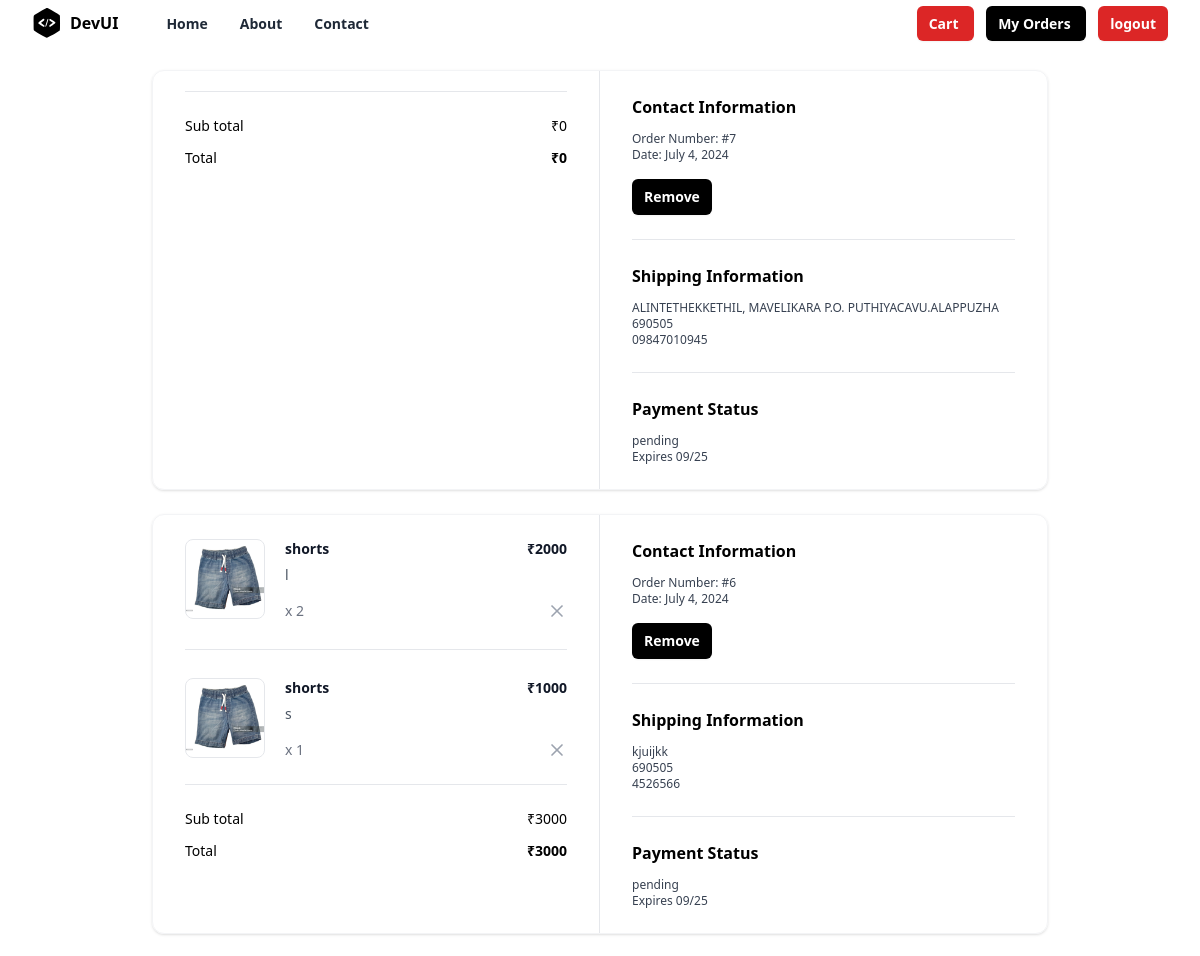
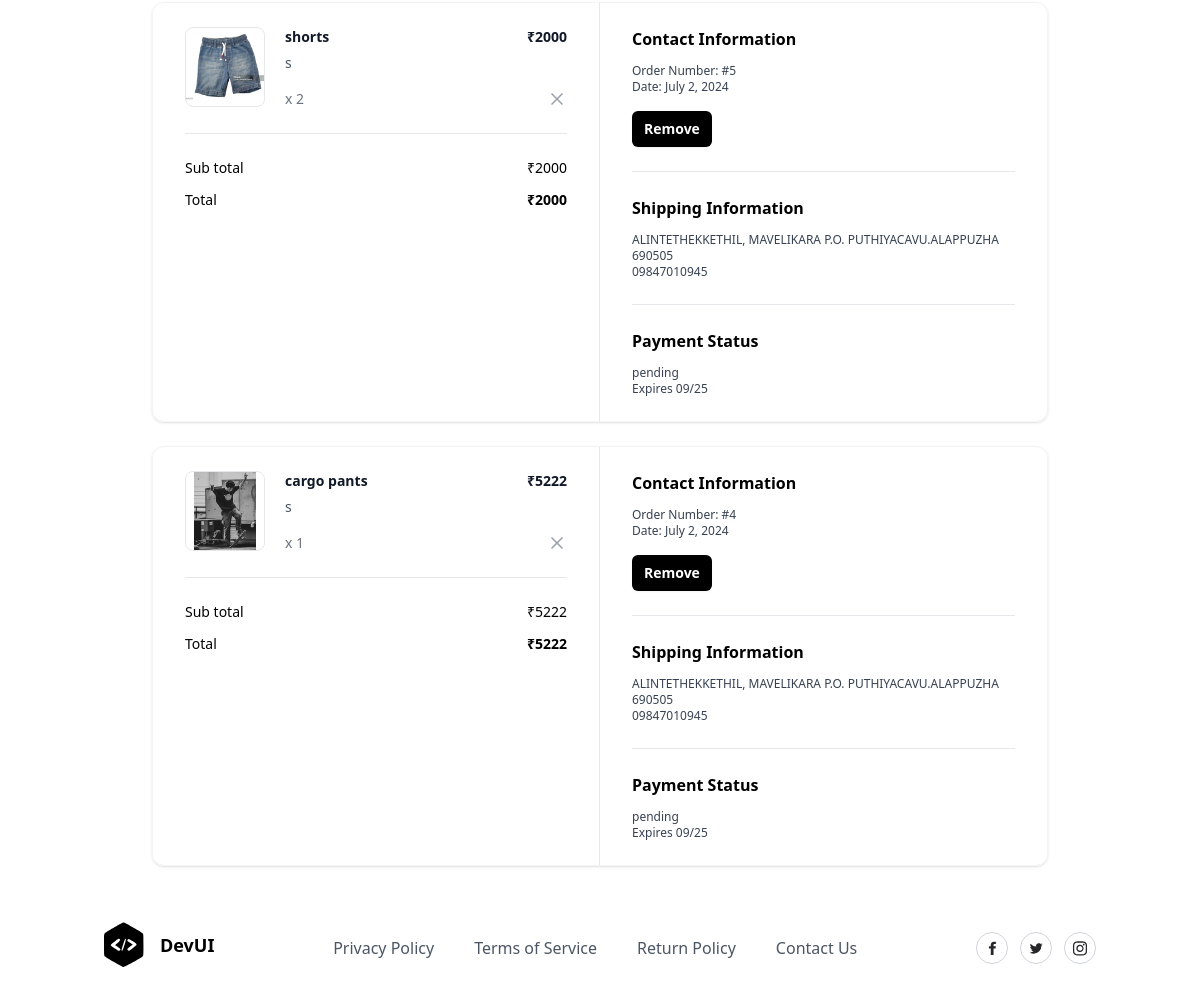
The app's page /ordersummary/ (signed in) with its own data (2 pictures, top to bottom).
### store/models.py (models this page shows, shortened)
class Order(models.Model):
    user_object = models.ForeignKey(
                                        User,
                                        on_delete=models.CASCADE,
                                        related_name='myorders'
                                    )
    basket_item_objects = models.ManyToManyField(BasketItem)
    delivery_address = models.CharField(max_length=250)
    phone = models.CharField(max_length=12)
    pin=models.CharField(max_length=10,null=True)
    email = models.CharField(max_length=100)
    pay_options = (
        ('online', 'online'),
        ('cod', 'cod')
    )
    payment_mode = models.CharField(
                                        max_length=100,
                                        choices=pay_options,
                                        default='cod'
                                    )
    order_id = models.CharField(max_length=200, null=True)
    is_paid = models.BooleanField(default=False)
    order_status = (
        ('order_confirmed', 'Order confirmed'),
        ('dispatched', 'Dispatched'),
        ('in_transit', 'In transit'),
        ('delivered', 'Delivered'),
        ('cancelled', 'Cancelled'),
    )
    status = models.CharField(
                                max_length=200,
                                choices=order_status,
                                default='order_confirmed'
                            )
    created_date = models.DateTimeField(auto_now_add=True)
    updated_date = models.DateTimeField(auto_now=True)
    is_active = models.BooleanField(default=True)
    @property
    def sub_total(self):
        basket_items=self.basket_item_objects.all()
        total=0
        if basket_items:
            for bi  in basket_items:
                total+=bi.total_amount
        return total

class BasketItem(models.Model):
    basket_object = models.ForeignKey(Basket, on_delete=models.CASCADE,related_name="cartitems")
    product_object = models.ForeignKey(Product, on_delete=models.CASCADE)
    size_object = models.ForeignKey(Size, on_delete=models.CASCADE)
    quantity = models.PositiveIntegerField(default=1)
    created_date = models.DateTimeField(auto_now_add=True)
    updated_date = models.DateTimeField(auto_now=True)
    is_active = models.BooleanField(default=True)
    is_order_placed=models.BooleanField(default=False)
    @property
    def total_amount(self):
        return self.product_object.price*self.quantity

class Product(models.Model):
    title = models.CharField(max_length=200)
    description = models.TextField(null=True, blank=True)
    size_object = models.ManyToManyField(Size)
    category_object = models.ForeignKey(Category, on_delete=models.CASCADE)
    brand_object = models.ForeignKey(Brand, on_delete=models.CASCADE)
    image = models.ImageField(upload_to='product_images', null=True, blank=True, default='product_images/default.jpg')
    price = models.PositiveIntegerField()
    tag_object=models.ManyToManyField(Tag)
    created_date = models.DateTimeField(auto_now_add=True)
    updated_date = models.DateTimeField(auto_now=True)
    is_active = models.BooleanField(default=True)

class Size(models.Model):
    name = models.CharField(max_length=100, unique=True)
    created_date = models.DateTimeField(auto_now_add=True)
    updated_date = models.DateTimeField(auto_now=True)
    is_active = models.BooleanField(default=True)
    def __str__(self):
        return self.name

### store/views.py (the view)
# urls.py: path('ordersummary/',views.OrderSummaryView.as_view(),name="order-summary"),
class OrderSummaryView(View):
    def get(self,request,*args,**kwargs):
        qs=Order.objects.filter(user_object=request.user).order_by("-created_date")
        return render(request,"order_summary.html",{"data":qs})

### store/templates/order_summary.html (shortened to what this page needs)
{%extends 'base.html'%}
{%block main_block%}
{%for order in data%}
<div class="mx-auto my-4 max-w-4xl md:my-6">
    <div class="overflow-hidden rounded-xl border border-gray-100 shadow">
      <div class="grid grid-cols-1 md:grid-cols-2">
        <div class="px-5 py-6 md:border-r md:border-r-gray-200 md:px-8">
          <div class="flow-root">
            <ul class="-my-7 divide-y divide-gray-200">
             {%for bi in order.basket_item_objects.all%}
             <li class="flex items-stretch justify-between space-x-5 py-7">
                <div class="flex flex-1 items-stretch">
                  <div class="flex-shrink-0">
                    <img
                      class="h-20 w-20 rounded-lg border border-gray-200 object-contain"
                      src="{{bi.product_object.image.url}}"
                      alt="https://static.nike.com/a/images/c_limit,w_592,f_auto/t_product_v1/54a510de-a406-41b2-8d62-7f8c587c9a7e/air-force-1-07-lv8-shoes-9KwrSk.png"
                    />
                  </div>
                  <div class="ml-5 flex flex-col justify-between">
                    <div class="flex-1">
                      <p class="text-sm font-bold text-gray-900">
                        {{bi.product_object.title}}
                      </p>
                      <p class="mt-1.5 text-sm font-medium text-gray-600">
                        {{bi.size_object}}
                      </p>
                    </div>
                    <p class="mt-4 text-sm font-medium text-gray-500">x {{bi.quantity}}</p>
                  </div>
                </div>
                <div class="ml-auto flex flex-col items-end justify-between">
                  <p class="text-right text-sm font-bold text-gray-900">
                    ₹{{bi.total_amount}}
                  </p>
                  <button
                    type="submit"
                    class="-m-2 inline-flex rounded p-2 text-gray-400 transition-all duration-200 hover:text-gray-900 focus:outline-none focus:ring-2 focus:ring-gray-900 focus:ring-offset-2"
                  >
                    <svg
                      xmlns="http://www.w3.org/2000/svg"
                      width="24"
                      height="24"
                      viewBox="0 0 24 24"
                      fill="none"
                      stroke="currentColor"
                      stroke-width="2"
                      stroke-linecap="round"
                      stroke-linejoin="round"
                      class="h-5 w-5"
                    >
                      <line x1="18" y1="6" x2="6" y2="18"></line>
                      <line x1="6" y1="6" x2="18" y2="18"></line>
                    </svg>
                  </button>
                </div>
              </li>
             {%endfor%}
            </ul>
            <hr class="mt-6 border-gray-200" />
            <ul class="mt-6 space-y-3">
              <li class="flex items-center justify-between">
                <p class="text-sm font-medium">Sub total</p>
                <p class="text-sm font-medium">₹{{order.sub_total}}</p>
              </li>
              <li class="flex items-center justify-between">
                <p class="text-sm font-medium ">Total</p>
                <p class="text-sm font-bold ">₹{{order.sub_total}}</p>
              </li>
            </ul>
          </div>
        </div>
        <div class="px-5 py-6 md:px-8">
          <div class="flow-root">
            <div class="-my-6 divide-y divide-gray-200">
              <div class="py-6">
                <h2 class="text-base font-bold text-black">
                  Contact Information
                </h2>
                <p class="fontmedium mt-3 text-xs text-gray-700">
                  Order Number: #{{order.id}}
                </p>
                <p class="text-xs font-medium text-gray-700">
                  Date: {{order.created_date|date}}
                </p>
                <button
                  type='submit'
                  class="mt-4 rounded-md bg-black px-3 py-2 text-sm font-semibold text-white shadow-sm hover:bg-black/80 focus-visible:outline focus-visible:outline-2 focus-visible:outline-offset-2 focus-visible:outline-black"
                >
                  Remove
                </button>
              </div>
              <div class="py-6">
                <h2 class="mb-2 text-base font-bold text-black">
                  Shipping Information
                </h2>
                <p class="mt-3 text-xs font-medium text-gray-700">{{order.delivery_address}}</p>
                <p class="text-xs font-medium text-gray-700">
                  {{order.pin}}
                </p>
                <p class="text-xs font-medium text-gray-700">{{order.phone}}</p>
              </div>
              <div class="py-6">
                <h2 class="text-base font-bold text-black">
                  Payment Status
                </h2>
                <p class="mt-3 text-xs font-medium text-gray-700">
                  {%if order.is_paid%}
                    completed
                  {%else%}
                    pending
                  {%endif%}
                </p>
                <p class="text-xs font-medium text-gray-700">Expires 09/25</p>
              </div>
            </div>
          </div>
        </div>
      </div>
    </div>
  </div>
{%endfor%}
{%endblock%}

### store/templates/base.html (shortened to what this page needs)
<!DOCTYPE html>
<html lang="en">
<head>
    <script src="https://cdn.tailwindcss.com"></script>
</head>
<body>
    <div class="relative w-full bg-red">
        <div class="mx-auto flex max-w-7xl items-center justify-between px-4 py-2 sm:px-6 lg:px-8">
            <div class="inline-flex items-center space-x-2">
                <span>
                </span>
                <span class="font-bold">DevUI</span>
            </div>
            <div class="hidden grow items-start lg:flex">
                <ul class="ml-12 inline-flex space-x-8">
                    <li>
                        <a href="#" class="text-sm font-semibold text-gray-800 hover:text-gray-900">
                            Home
                        </a>
                    </li>
                    <li>
                        <a href="#" class="text-sm font-semibold text-gray-800 hover:text-gray-900">
                            About
                        </a>
                    </li>
                    <li>
                        <a href="#" class="text-sm font-semibold text-gray-800 hover:text-gray-900">
                            Contact
                        </a>
                    </li>
                </ul>
            </div>
            <div class="hidden lg:block">
                <a href="{%url 'cart-summary'%}"
                class="rounded-md ms-3 bg-red-600 px-3 py-2 text-sm font-semibold text-white shadow-sm hover:bg-black/80 focus-visible:outline focus-visible:outline-2 focus-visible:outline-offset-2 focus-visible:outline-black">
                Cart
                </a>
                <a href="{%url 'order-summary'%}"
                class="rounded-md ms-3 bg-black px-3 py-2 text-sm font-semibold text-white shadow-sm hover:bg-black/80 focus-visible:outline focus-visible:outline-2 focus-visible:outline-offset-2 focus-visible:outline-black">
                My Orders
                </a>
                 <a href="{%url 'signout'%}"
                class="rounded-md ms-3 bg-red-600 px-3 py-2 text-sm font-semibold text-white shadow-sm hover:bg-black/80 focus-visible:outline focus-visible:outline-2 focus-visible:outline-offset-2 focus-visible:outline-black">
                logout
                </a>
            </div>
        </div>
    </div>
    {%block main_block%}
    {%endblock%}
    <section class="relative overflow-hidden bg-white py-8 fixed-bottom">
        <div class="container relative z-10 mx-auto px-4 ">
            <div class="-m-8 flex flex-wrap items-center justify-between ">
                <div class="w-auto p-8">
                    <a href="#">
                        <div class="inline-flex items-center fixed-bottom">
                            <span class="ml-4 text-lg font-bold">DevUI</span>
                        </div>
                    </a>
                </div>
                <div class="w-auto p-8">
                    <ul class="-m-5 flex flex-wrap items-center">
                        <li class="p-5">
                            <a class="font-medium text-gray-600 hover:text-gray-700" href="#">
                                Privacy Policy
                            </a>
                        </li>
                        <li class="p-5">
                            <a class="font-medium text-gray-600 hover:text-gray-700" href="#">
                                Terms of Service
                            </a>
                        </li>
                        <li class="p-5">
                            <a class="font-medium text-gray-600 hover:text-gray-700" href="#">
                                Return Policy
                            </a>
                        </li>
                        <li class="p-5">
                            <a class="font-medium text-gray-600 hover:text-gray-700" href="#">
                                Contact Us
                            </a>
                        </li>
                    </ul>
                </div>
                <div class="w-auto p-8">
                    <div class="-m-1.5 flex flex-wrap">
                        <div class="w-auto p-1.5">
                            <a href="#">
                                <div
                                    class="flex h-8 w-8 items-center justify-center rounded-full border border-gray-300 hover:border-gray-400">
                                </div>
                            </a>
                        </div>
                        <div class="w-auto p-1.5">
                            <a href="#">
                                <div
                                    class="flex h-8 w-8 items-center justify-center rounded-full border border-gray-300 hover:border-gray-400">
                                </div>
                            </a>
                        </div>
                        <div class="w-auto p-1.5">
                            <a href="#">
                                <div
                                    class="flex h-8 w-8 items-center justify-center rounded-full border border-gray-300 hover:border-gray-400">
                                </div>
                            </a>
                        </div>
                    </div>
                </div>
            </div>
        </div>
    </section>
</body>
</html>

### records on screen
Order: sub_total "0", id "7", created_date "July 4, 2024", delivery_address "ALINTETHEKKETHIL, MAVELIKARA P.O. PUTHIYACAVU.ALAPPUZHA", pin "690505", phone "09847010945", is_paid "pending"
Order: sub_total "3000", id "6", created_date "July 4, 2024", delivery_address "kjuijkk", pin "690505", phone "4526566", is_paid "pending"
BasketItem: product_object.image (picture), product_object "shorts", size_object "l", quantity "2", total_amount "2000"
BasketItem: product_object.image (picture), product_object "shorts", size_object "s", quantity "1", total_amount "1000"
Order: sub_total "2000", id "5", created_date "July 2, 2024", delivery_address "ALINTETHEKKETHIL, MAVELIKARA P.O. PUTHIYACAVU.ALAPPUZHA", pin "690505", phone "09847010945", is_paid "pending"
BasketItem: product_object.image (picture), product_object "shorts", size_object "s", quantity "2", total_amount "2000"
Order: sub_total "5222", id "4", created_date "July 2, 2024", delivery_address "ALINTETHEKKETHIL, MAVELIKARA P.O. PUTHIYACAVU.ALAPPUZHA", pin "690505", phone "09847010945", is_paid "pending"
BasketItem: product_object.image (picture), product_object "cargo pants", size_object "s", quantity "1", total_amount "5222"
